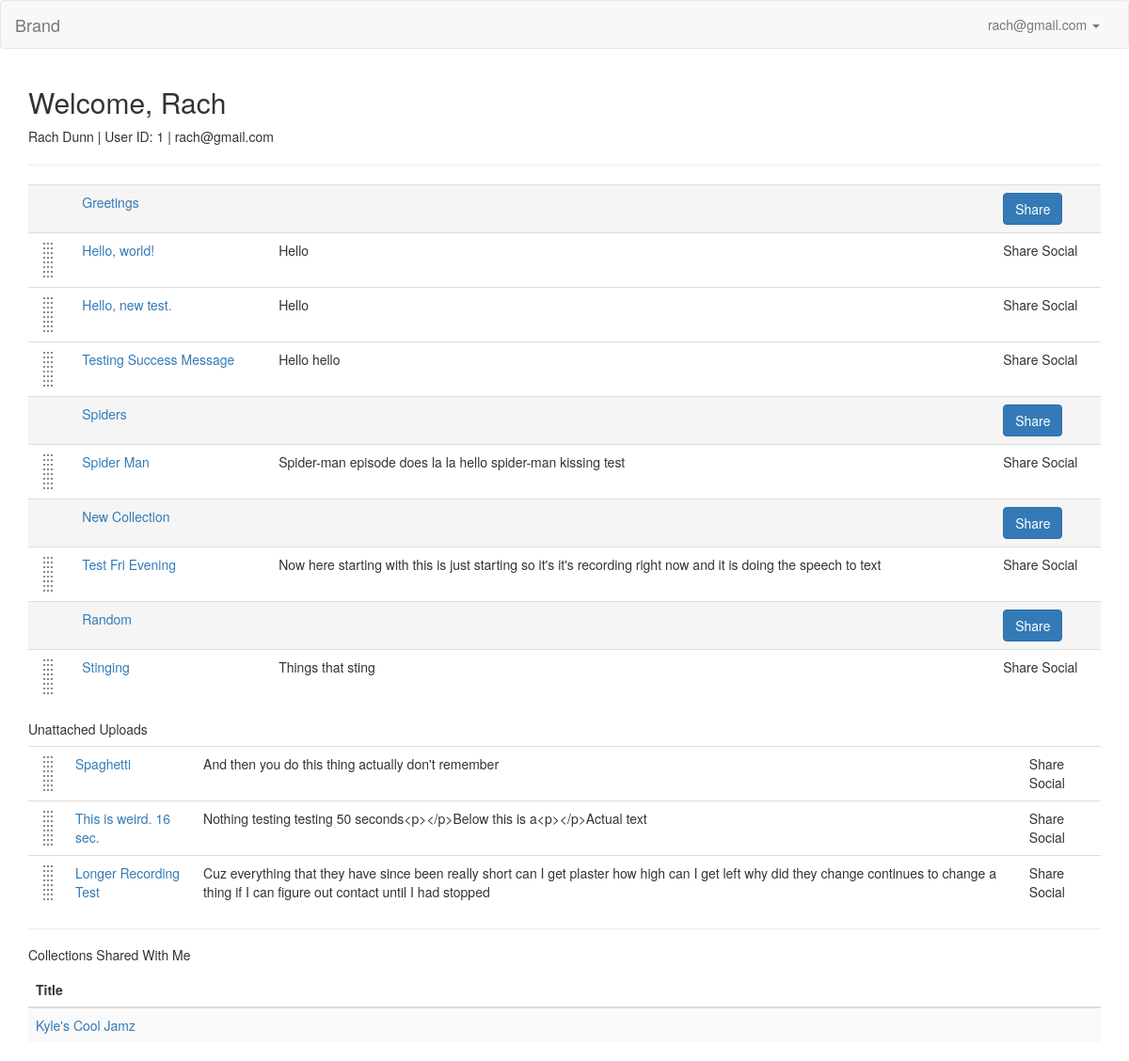
Before: /profile (signed in) with the older database file.
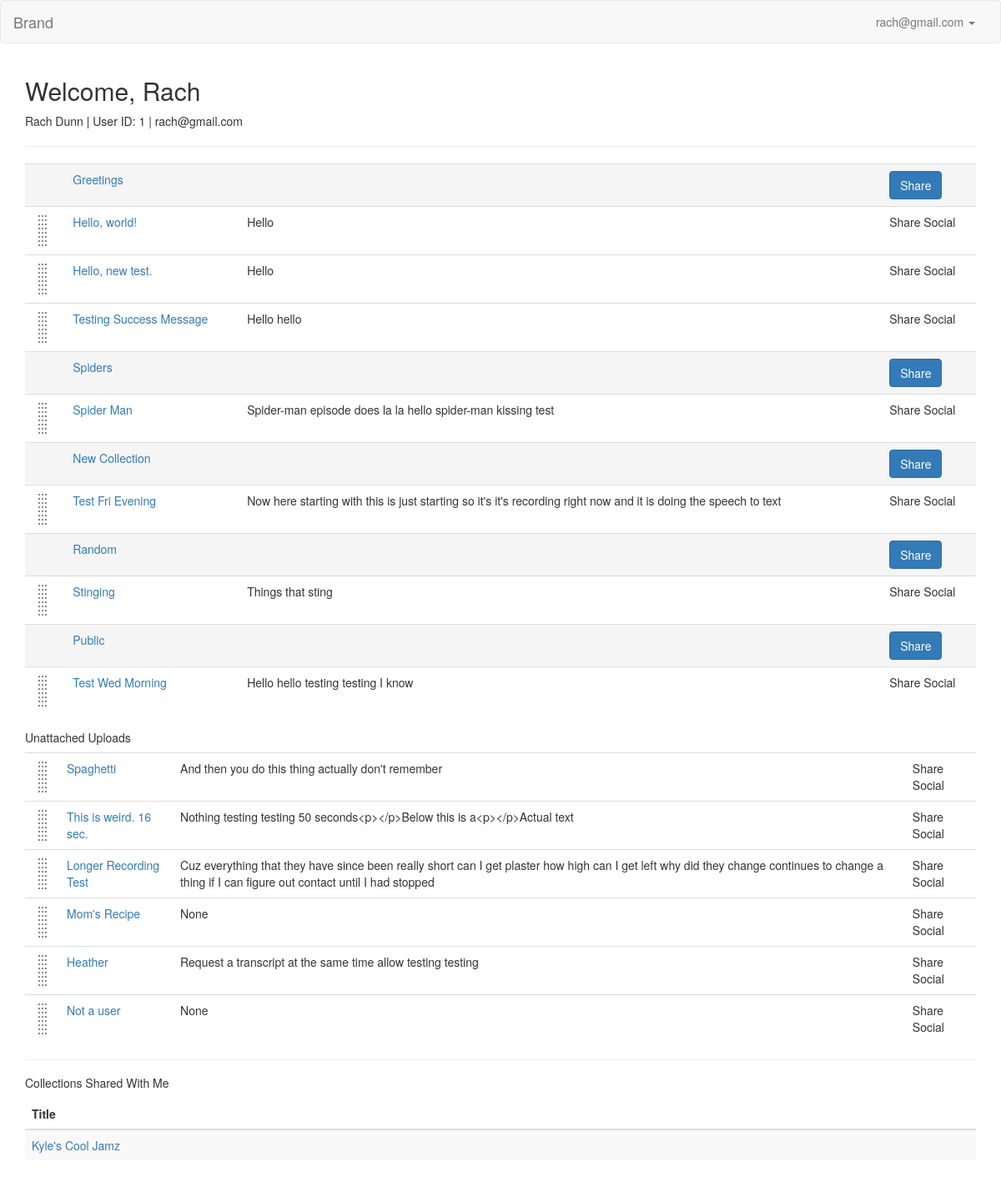
After: the same page with the newer database file.
### model.py (models this page shows, shortened)
class User(db.Model):
    __tablename__ = "Users"
    id = db.Column(db.Integer, autoincrement=True, primary_key=True)
    email = db.Column(db.String(100), nullable=False)
    password = db.Column(db.String(50), nullable=False)
    first_name = db.Column(db.String(50), nullable=False)
    last_name = db.Column(db.String(50), nullable=False)

class Collection(db.Model):
    __tablename__ = "Collections"
    id = db.Column(db.Integer, autoincrement=True, primary_key=True)
    user_id = db.Column(db.Integer, db.ForeignKey('Users.id'), nullable=False)
    title = db.Column(db.String, nullable=False, default='Untitled Collection')
    user = db.relationship("User", backref=db.backref("collections", order_by=id))
    def __repr__(self):
        return "<Collection id: %s user_id: %s title: %s>" % (
        self.id, self.user_id, self.title)

class CollectionsUploads(db.Model):
    __tablename__ = "CollectionsUploads"
    id = db.Column(db.Integer, autoincrement=True, primary_key=True)
    collection_id = db.Column(db.Integer, db.ForeignKey('Collections.id'), nullable=False)
    upload_id = db.Column(db.Integer, db.ForeignKey('Uploads.id'), nullable=False)
    collection = db.relationship("Collection", backref=db.backref("collectionsuploads", order_by=id))
    upload = db.relationship("Upload", backref=db.backref("collectionsuploads", order_by=id))

class Upload(db.Model):
    __tablename__ = "Uploads"
    id = db.Column(db.Integer, autoincrement=True, primary_key=True)
    user_id = db.Column(db.Integer, db.ForeignKey('Users.id'), nullable=False)
    title = db.Column(db.String, nullable=False, default='Untitled')
    path = db.Column(db.String(50))
    mimetype = db.Column(db.String(50), default='wav') # wav, jpg, mp3
    datetime = db.Column(db.DateTime, default=db.func.now(), onupdate=db.func.now()) # set datetime to current timestamp
    transcript = db.Column(db.Text)
    user = db.relationship("User", backref=db.backref("uploads", order_by=id))
    def __repr__(self):
        return "<Upload id: %s user_id: %s title: %s path: %s mimetype: %s datetime: %s transcript: %s>" % (
        self.id, self.user_id, self.title, self.path, self.mimetype, self.datetime, self.transcript)

class CollectionsUsers(db.Model):
    __tablename__ = "CollectionsUsers"
    id = db.Column(db.Integer, autoincrement=True, primary_key=True)
    collection_id = db.Column(db.Integer, db.ForeignKey('Collections.id'), nullable=False)
    user_id = db.Column(db.Integer, db.ForeignKey('Users.id'), nullable=False)
    collection = db.relationship("Collection", backref=db.backref("collectionsusers", order_by=id))
    user = db.relationship("User", backref=db.backref("collectionsusers", order_by=id))

### server.py (the view)
@app.route('/profile')
def user_page():
	"""Show more information about the single user logged in."""
	if "email" in session: # if logged in
		user_email = session['email']
		user = User.query.filter_by(email=user_email).first()
		user_uploads = user.uploads
		print "user uploads: ", user_uploads
		user_collections = user.collections
		print "user collections: ", user_collections
		user_cu = []
		for collection in user_collections:
			cu = collection.collectionsuploads
			for i in cu:
				user_cu.append(i.upload_id)
		singleuploads = []
		for i in user_uploads:
			if i.id not in user_cu:
				singleuploads.append(i)
		print '**** Unattached uploads: ', singleuploads
		return render_template("profile2.html", user=user, singleuploads=singleuploads)
	else:
		flash('You must be logged in to view files')
		return redirect('/login')

### templates/profile2.html (shortened to what this page needs)
{% extends 'base.html' %}
{% block content %}
    <h2>Welcome, {{ user.first_name }}</h2>
    <p>{{ user.first_name }} {{ user.last_name }} | User ID: {{ user.id }} | {{ user.email }}</p>
    <hr>
    <table class="table">
        <tbody>
            {% if user.collections %}
                {% for collection in user.collections %}
                    <tr class="droppable active" collection-id="{{ collection.id }}">
                        <td></td>
                        <td><a href="/collection/{{ collection.id }}">{{ collection.title }}</a></td>
                        <td></td>
                        <td>
                            <button type="button" class="btn btn-primary" data-toggle="modal" data-target="#share-{{ collection.id }}">
                              Share
                            </button>
                        </td>
                    </tr>
                    {% for cu in collection.collectionsuploads %}
                        <tr class="draggable upload" upload-id="{{ cu.upload.id }}">
                            <td><div class="drag-drop"/></td>
                            <td><a href="/listen/{{ cu.upload.id }}">{{ cu.upload.title }}</a></td>
                            <td>{{ cu.upload.transcript }}</td>
                            <td>Share Social</td>
                        </tr>
                    {% endfor %}
                {% endfor %}
            {% endif %}
        </tbody>
    </table>
    {% if singleuploads %}
    <h5>Unattached Uploads</h5>
    <table class="table">
        <tbody>
            {% for upload in singleuploads %}
                <tr class="draggable upload" upload-id="{{ upload.id }}">
                    <td><div class="drag-drop"/></td>
                    <td><a href="/listen/{{ upload.id }}">{{ upload.title }}</a></td>
                    <td>{{ upload.transcript }}</td>
                    <td>Share Social</td>
                </tr>
            {% endfor %}
        </tbody>
    </table>
    {% endif %}
    <hr>
    {% if user.collectionsusers %}
    <h5>Collections Shared With Me</h5>
    <table class="table table-striped">
        <thead>
        <tr>
            <th>Title</th>
        </tr>
        </thead>
        <tbody>
        {% for collection in user.collectionsusers %}
        <tr>
            <td><a href="/collection/{{ collection.collection.id }}">{{ collection.collection.title }}</a></td>
        </tr>
        {% endfor %}
        </tbody>
    </table>
    {% endif %}
{% endblock %}

### templates/base.html (shortened to what this page needs)
<!doctype html>
<html>
<head>
  <link rel="stylesheet" href="https://maxcdn.bootstrapcdn.com/bootstrap/3.3.4/css/bootstrap.min.css">
  <link rel="stylesheet" href="/static/css/style.css"/>
  <link rel="stylesheet" href="https://ajax.googleapis.com/ajax/libs/jqueryui/1.11.4/themes/smoothness/jquery-ui.css">
</head>
<body>
  <nav class="navbar navbar-default">
    <div class="container-fluid">
      <div class="navbar-header">
        <a class="navbar-brand" href="#">Brand</a>
      </div>
      <div class="collapse navbar-collapse" id="bs-example-navbar-collapse-1">
        <ul class="nav navbar-nav navbar-right">
          {% if 'email' in session %}
            <li class="dropdown">
              <a href="#" class="dropdown-toggle" data-toggle="dropdown" role="button" aria-expanded="false">{{ session['email'] }} <span class="caret"></span></a>
            </li>
          {% else %}
            <li><a href="/login">Login</a></li>
            <li><a href="/signup">Sign Up</a></li>
          {% endif %}
        </ul>
      </div>
    </div>
  </nav>
  <div class="container">
  	{% block content %}{% endblock %}
  </div>
</body>
</html>

### static/css/style.css (style rules this page uses)
.upload { padding-left: 40px; }
.drag-drop { background: url(/static/img/drag-drop.png); vertical-align: middle; height: 41px; width: 16px; margin: 0 5px; }

Changed rows visible on the page:
added Collection: title "Public"
added CollectionsUploads: upload "Test Wed Morning", upload.transcript "Hello hello testing testing I know", shown under "Public"
added Upload: title "Mom's Recipe", transcript "None"
added Upload: title "Heather", transcript "Request a transcript at the same time allow testing testing"
added Upload: title "Not a user", transcript "None"
